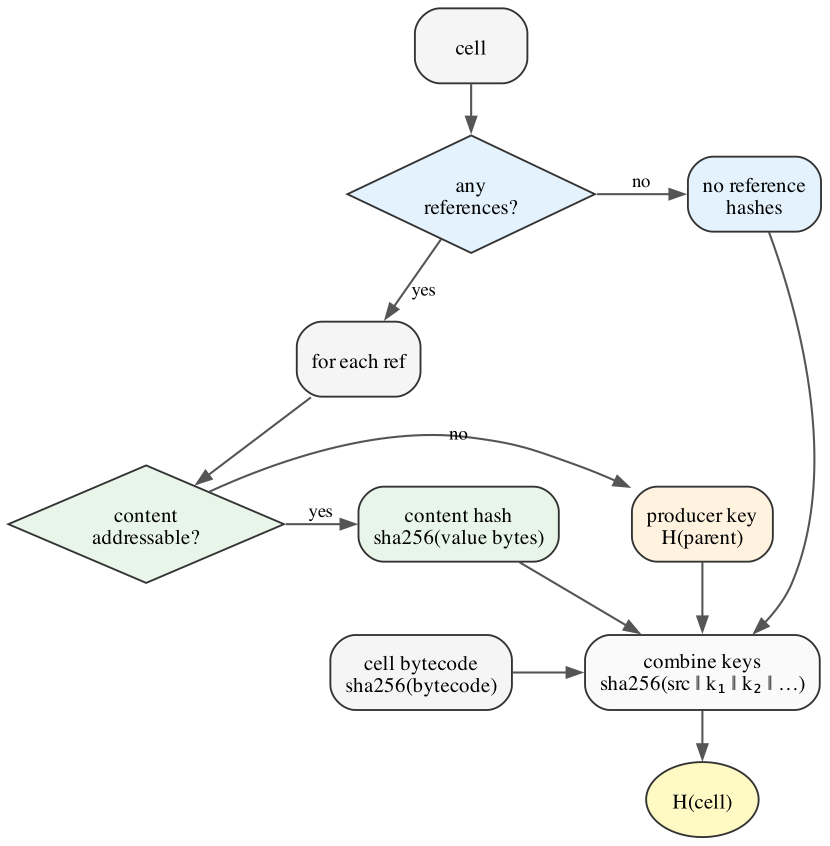
#> input picture papers/marimo_caching/figs/fig1_dispatch_flow.png, 1659 x 1691 px (shown at 1/2 size)
$ python compose_fig1.py
#> lines starting #> are read from the running program, lines starting #| are printed output that depends on the picture
# /// script
# requires-python = ">=3.11"
# dependencies = ["pillow"]
# ///
"""Compose Figure 1: top-down dispatch flow (left) beside the
rasterized key-derivation listing (right).

Inputs (both rendered at 300 ppi):
  fig1_dispatch_flow.png  — `dot -Tpng -Gdpi=300 fig1_dispatch.dot`
  alg_hash.png            — `typst compile --format png --ppi 300 alg_hash.typ`

Output: fig1_dispatch.png, transparent background, panels scaled to a
common height with a small gutter.
"""

from PIL import Image

GUTTER = 90  # px at 300 ppi ≈ 7.6 mm

flow = Image.open("fig1_dispatch_flow.png").convert("RGBA")
#> flow is the input picture: PIL image 1659x1691 RGBA; mean R, G, B, A 38.2, 39, 38.2, 46
alg = Image.open("alg_hash.png").convert("RGBA")
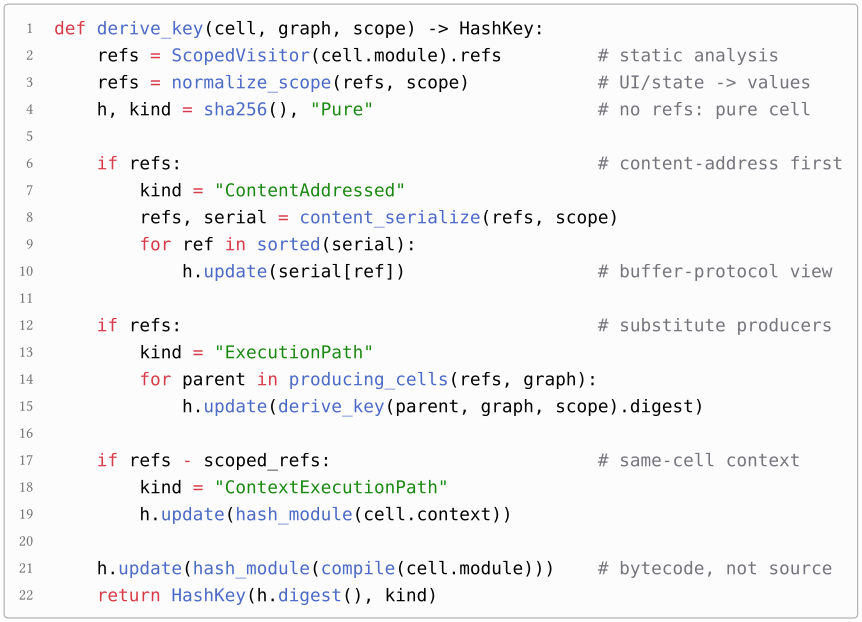
#> input picture papers/marimo_caching/figs/alg_hash.png, 1724 x 1244 px (shown at 1/2 size)
#> alg is the input picture: PIL image 1724x1244 RGBA; mean R, G, B, A 238.7, 239.1, 239.8, 250.1

# Scale the listing to the flow's height (flow sets the height budget).
h = flow.height
#> h = 1691
alg = alg.resize((round(alg.width * h / alg.height), h), Image.LANCZOS)
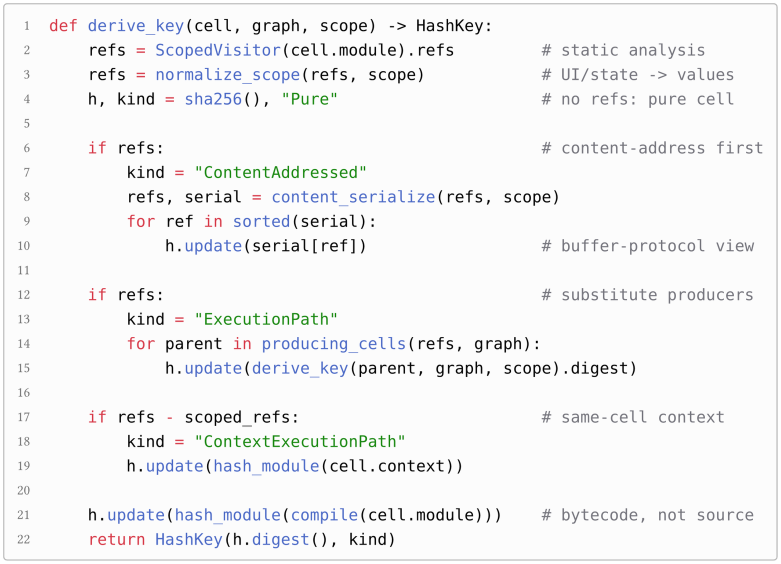
#> alg: PIL image 2343x1691 RGBA (shown at 1/3 size); mean R, G, B, A 239.2, 239.7, 240.3, 250; transparent parts drawn white

canvas = Image.new("RGBA", (flow.width + GUTTER + alg.width, h), (0, 0, 0, 0))
#> canvas: PIL image 4092x1691 RGBA; every value is 0
canvas.paste(flow, (0, 0), flow)
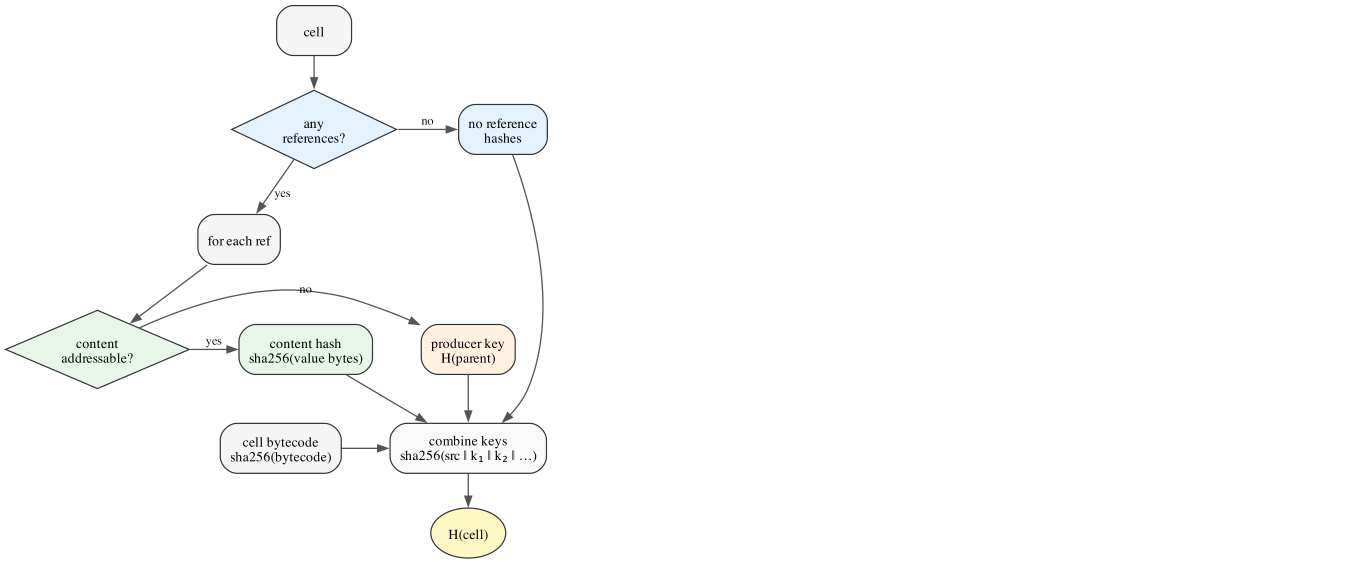
#> canvas: PIL image 4092x1691 RGBA (shown at 1/3 size); mean R, G, B, A 15.4, 15.7, 15.4, 18.5; transparent parts drawn white
canvas.paste(alg, (flow.width + GUTTER, 0), alg)
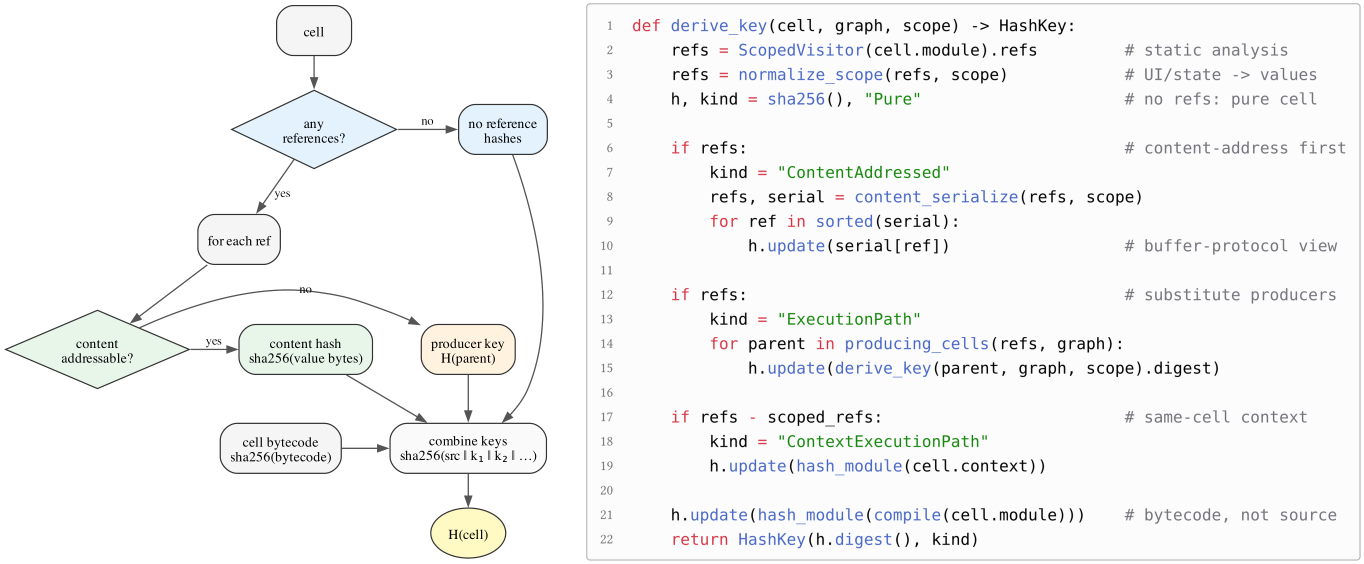
#> canvas: PIL image 4092x1691 RGBA (shown at 1/3 size); mean R, G, B, A 152, 152.5, 152.6, 161.6; transparent parts drawn white
canvas.save("fig1_dispatch.png")
print(f"fig1_dispatch.png: {canvas.width}x{canvas.height}")
#| fig1_dispatch.png: 4092x1691
